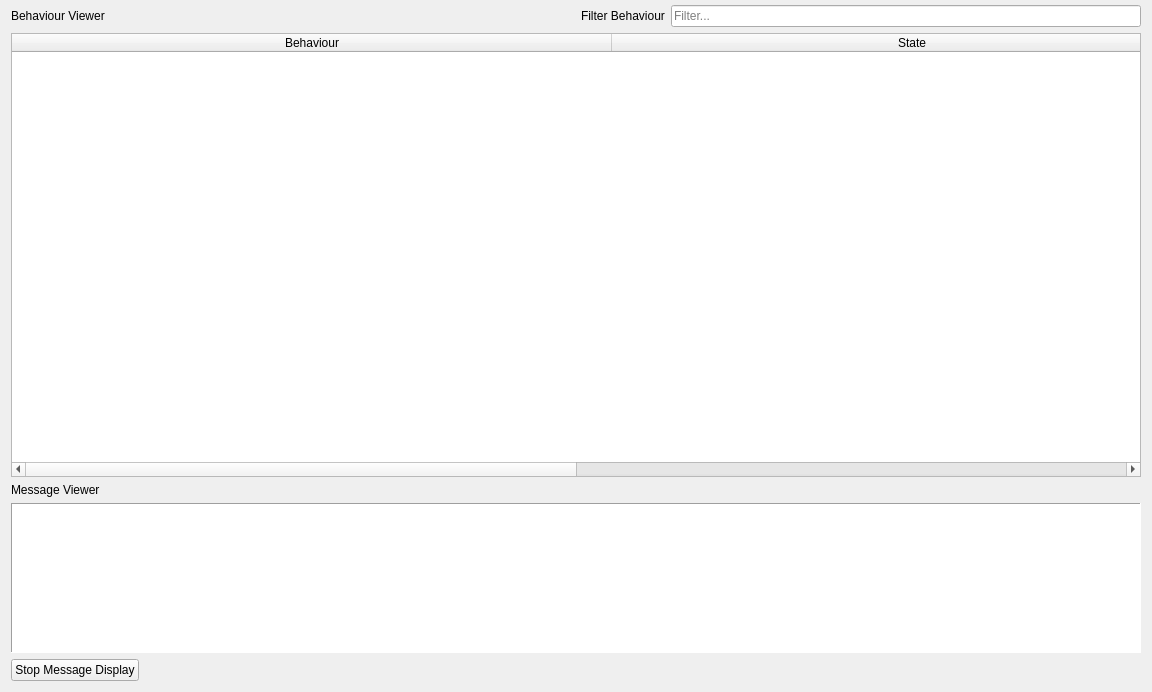
<?xml version="1.0" encoding="UTF-8"?>
<ui version="4.0">
 <class>PerformanceMonitor</class>
 <widget class="QWidget" name="PerformanceMonitor">
  <property name="geometry">
   <rect>
    <x>0</x>
    <y>0</y>
    <width>1152</width>
    <height>692</height>
   </rect>
  </property>
  <property name="sizePolicy">
   <sizepolicy hsizetype="Preferred" vsizetype="Expanding">
    <horstretch>0</horstretch>
    <verstretch>0</verstretch>
   </sizepolicy>
  </property>
  <property name="windowTitle">
   <string>Form</string>
  </property>
  <property name="statusTip">
   <string>Allow the control and monitor of processes and messages</string>
  </property>
  <layout class="QGridLayout" name="gridLayout">
   <property name="topMargin">
    <number>5</number>
   </property>
   <item row="0" column="0">
    <layout class="QHBoxLayout" name="horizontal_layout">
     <item>
      <widget class="QLabel" name="label">
       <property name="text">
        <string>Behaviour Viewer</string>
       </property>
      </widget>
     </item>
     <item>
      <spacer name="horizontal_spacer_3">
       <property name="orientation">
        <enum>Qt::Horizontal</enum>
       </property>
       <property name="sizeHint" stdset="0">
        <size>
         <width>40</width>
         <height>20</height>
        </size>
       </property>
      </spacer>
     </item>
     <item>
      <widget class="QLabel" name="label_4">
       <property name="text">
        <string>Filter Behaviour</string>
       </property>
      </widget>
     </item>
     <item>
      <widget class="QLineEdit" name="line_edit">
       <property name="cursor">
        <cursorShape>ArrowCursor</cursorShape>
       </property>
       <property name="mouseTracking">
        <bool>true</bool>
       </property>
       <property name="focusPolicy">
        <enum>Qt::ClickFocus</enum>
       </property>
       <property name="contextMenuPolicy">
        <enum>Qt::NoContextMenu</enum>
       </property>
       <property name="acceptDrops">
        <bool>true</bool>
       </property>
       <property name="placeholderText">
        <string>Filter...</string>
       </property>
      </widget>
     </item>
    </layout>
   </item>
   <item row="1" column="0">
    <widget class="QTableWidget" name="table_process_viewer">
     <property name="focusPolicy">
      <enum>Qt::NoFocus</enum>
     </property>
     <property name="contextMenuPolicy">
      <enum>Qt::CustomContextMenu</enum>
     </property>
     <property name="selectionMode">
      <enum>QAbstractItemView::SingleSelection</enum>
     </property>
     <property name="selectionBehavior">
      <enum>QAbstractItemView::SelectRows</enum>
     </property>
     <property name="textElideMode">
      <enum>Qt::ElideNone</enum>
     </property>
     <attribute name="horizontalHeaderDefaultSectionSize">
      <number>600</number>
     </attribute>
     <column>
      <property name="text">
       <string>Behaviour</string>
      </property>
     </column>
     <column>
      <property name="text">
       <string>State</string>
      </property>
     </column>
    </widget>
   </item>
   <item row="3" column="0">
    <layout class="QHBoxLayout" name="horizontal_layout_2">
     <item>
      <widget class="QLabel" name="label_2">
       <property name="text">
        <string>Message Viewer</string>
       </property>
      </widget>
     </item>
    </layout>
   </item>
   <item row="5" column="0">
    <layout class="QHBoxLayout" name="horizontal_layout_4">
     <item>
      <widget class="QPushButton" name="stop_display_button">
       <property name="text">
        <string>Stop Message Display</string>
       </property>
       <property name="icon">
        <iconset resource="../resources/images.qrc">
         <normaloff>:/images/images/ic_pause_24px.svg</normaloff>
         <normalon>:/images/images/ic_play_arrow_24px.svg</normalon>
         <activeon>:/images/images/ic_play_arrow_24px.svg</activeon>
         <selectedon>:/images/images/ic_play_arrow_24px.svg</selectedon>:/images/images/ic_pause_24px.svg</iconset>
       </property>
       <property name="checkable">
        <bool>true</bool>
       </property>
      </widget>
     </item>
     <item>
      <spacer name="horizontal_spacer_5">
       <property name="orientation">
        <enum>Qt::Horizontal</enum>
       </property>
       <property name="sizeHint" stdset="0">
        <size>
         <width>40</width>
         <height>20</height>
        </size>
       </property>
      </spacer>
     </item>
    </layout>
   </item>
   <item row="2" column="0">
    <layout class="QHBoxLayout" name="horizontal_layout_3"/>
   </item>
   <item row="4" column="0">
    <widget class="QTableWidget" name="table_widget">
     <property name="sizePolicy">
      <sizepolicy hsizetype="Expanding" vsizetype="Minimum">
       <horstretch>0</horstretch>
       <verstretch>0</verstretch>
      </sizepolicy>
     </property>
     <property name="maximumSize">
      <size>
       <width>16777215</width>
       <height>150</height>
      </size>
     </property>
     <property name="frameShape">
      <enum>QFrame::Panel</enum>
     </property>
     <property name="lineWidth">
      <number>1</number>
     </property>
     <property name="dragDropMode">
      <enum>QAbstractItemView::NoDragDrop</enum>
     </property>
     <property name="showGrid">
      <bool>true</bool>
     </property>
     <attribute name="horizontalHeaderDefaultSectionSize">
      <number>300</number>
     </attribute>
     <attribute name="verticalHeaderMinimumSectionSize">
      <number>220</number>
     </attribute>
    </widget>
   </item>
  </layout>
 </widget>
 <resources>
  <include location="../resources/images.qrc"/>
 </resources>
 <connections/>
</ui>
